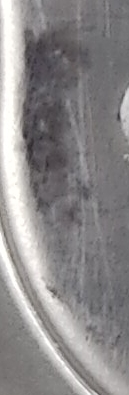
#> input picture Positive_image/10.jpg, 129 x 395 px, found by its file name; its folder holds 4 pictures in this run
$ python Train_HOG_SVM.py
#> lines starting #> are read from the running program, lines starting #| are printed output that depends on the picture; pictures that were not available may be replaced by others from this repository, and a replacement may not be noted
# Importing the necessary modules:

from skimage.feature import hog#
from skimage.transform import pyramid_gaussian
from skimage.io import imread

import joblib
from sklearn.preprocessing import LabelEncoder
from sklearn.svm import LinearSVC
from sklearn.metrics import classification_report

from sklearn.model_selection import train_test_split
from skimage import color
from imutils.object_detection import non_max_suppression
import imutils
import numpy as np
import argparse
import cv2
import os
import glob
from PIL import Image
from numpy import *

import time
start = time.time()

# define parameters of HOG feature extraction
orientations = 9
pixels_per_cell = (8, 8)
cells_per_block = (2, 2)
threshold = .3


# define path to images:

pos_im_path = r"C:\Users\vishn\Desktop\Hard disk Scratch Detection\Positive_image" #positive input dataset
# define the same for negatives
neg_im_path= r"C:\Users\vishn\Desktop\Hard disk Scratch Detection\negative_image" # Negative input dataset

# read the image files:
pos_im_listing = os.listdir(pos_im_path)
neg_im_listing = os.listdir(neg_im_path)
num_pos_samples = size(pos_im_listing)
num_neg_samples = size(neg_im_listing)
print(num_pos_samples)
print(num_neg_samples)
data= []
labels = []

# compute HOG features and label them:

for file in pos_im_listing:
    img = Image.open(pos_im_path + '\\' + file)
#> img is the input picture: PIL image 129x395 RGB; mean R, G, B 140.1, 137.4, 138
    img = img.resize((64,128))
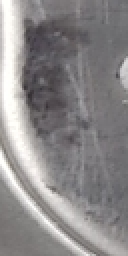
#> img: PIL image 64x128 RGB (shown 2 times larger); mean R, G, B 140.1, 137.4, 138
    gray = img.convert('L')
    # calculate HOG for positive features
    fd = hog(gray, orientations, pixels_per_cell, cells_per_block, block_norm='L2', feature_vector=True)#, channel_axis=-1)
#> fd = 3780 values, max 0.935 at index 3615, min 0 at index 2, mean 0.112
    data.append(fd)
    labels.append(1)
#> pass 2 of the loop `for file in pos_im_listing:`:
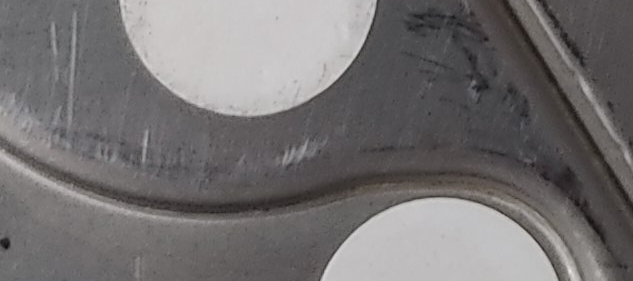
#> input picture Positive_image/104.jpg, 633 x 281 px, found by its file name
#> img is the input picture: PIL image 633x281 RGB; mean R, G, B 116.2, 113.3, 113.5
#> `img = img.resize((64,128))`:
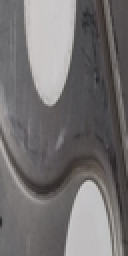
#> img: PIL image 64x128 RGB (shown 2 times larger); mean R, G, B 116.2, 113.3, 113.5
#> `fd = hog(gray, orientations, pixels_per_cell, cells_per_block, block_n..`: fd = 3780 values, max 0.9 at index 1025, min 0 at index 48, mean 0.0829
#> pass 3 of the loop `for file in pos_im_listing:`:
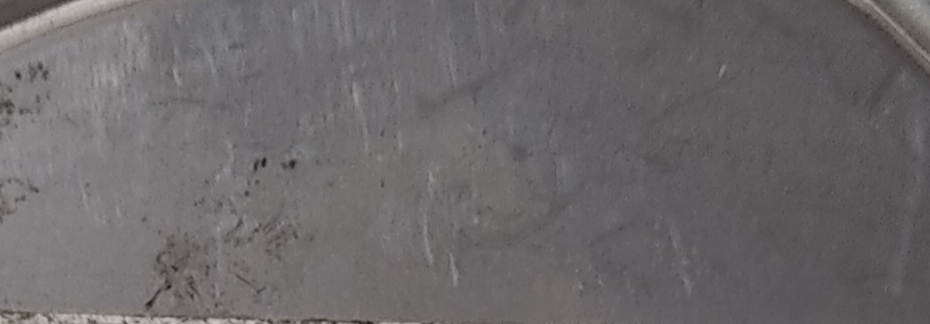
#> input picture Positive_image/105.jpg, 930 x 324 px, found by its file name
#> img is the input picture: PIL image 930x324 RGB; mean R, G, B 107.8, 104.5, 105.8
#> `img = img.resize((64,128))`:
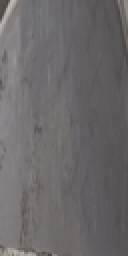
#> img: PIL image 64x128 RGB (shown 2 times larger); mean R, G, B 107.8, 104.5, 105.8
#> `fd = hog(gray, orientations, pixels_per_cell, cells_per_block, block_n..`: fd = 3780 values, max 0.845 at index 1, min 0 at index 2, mean 0.114
#> the loop made 4 passes; the first 3 are shown

# negative images
for file in neg_im_listing:
    img= Image.open(neg_im_path + '\\' + file)
    img = img.resize((64,128))
    gray= img.convert('L')
    # Now we calculate the HOG for negative features
    fd = hog(gray, orientations, pixels_per_cell, cells_per_block, block_norm='L2', feature_vector=True)#, channel_axis=-1)
#> fd = 3780 values, max 0.935 at index 3615, min 0 at index 2, mean 0.112
    data.append(fd)
    labels.append(0)

# encode the labels, converting them from strings to integers
le = LabelEncoder()
labels = le.fit_transform(labels)

#%%

print(" Constructing training/testing split...")
(trainData, testData, trainLabels, testLabels) = train_test_split(
	np.array(data), labels, test_size=0.20, random_state=50) ##42

#%% Train the linear SVM
print(" Training Linear SVM classifier...")
model = LinearSVC()
model.fit(trainData, trainLabels)

#%% Evaluate the classifier
print(" Evaluating classifier on test data ...")
predictions = model.predict(testData)
print(classification_report(testLabels, predictions))


# Save the model:
#%% Save the Model
joblib.dump(model, 'model_name.npy')


end = time.time()
print("The time of execution of above program is :", end-start)
